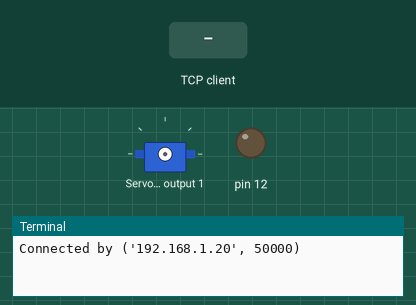
The program below on a simulated Raspberry Pi (header pin numbers). On the bench: servo, output pins drawn as LEDs (lit = HIGH), the last lines printed to the terminal. Inputs (shaded band) come from the test bench. One TCP client connects 1 s after the port opens and stays connected; servo angles are drawn from the pulse width (0.5 ms = 0°, 2.5 ms = 180°).

Above: at 1.2 s.
1.3 s: the TCP client sends "up"
At 1.8 s:
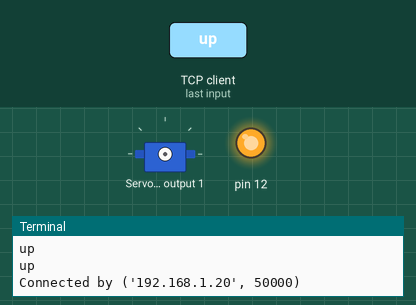
2.8 s: the TCP client sends "stop"
4.3 s: the TCP client sends "max"
At 5.3 s:
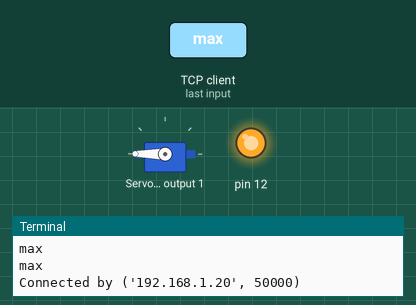
Timing chart, 0 to 7.3 s (numbered marks = the images above; inputs shaded):
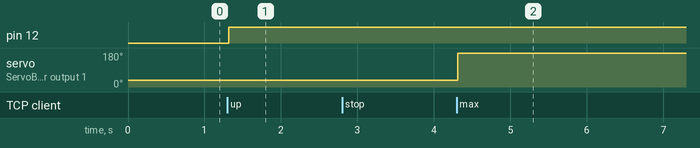

The program:

raspberryServer.py
```python
__author__ = 'ivanbahdanau'

import RPi.GPIO as gpio
import os
import socket

gpio.setmode(gpio.BOARD)
gpio.setup(12,gpio.OUT)
gpio.output(12,False)

HOST = ''                 # Symbolic name meaning the local host
PORT = 50007              # Arbitrary non-privileged port
s = socket.socket(socket.AF_INET, socket.SOCK_STREAM)
s.bind((HOST, PORT))
s.listen(1)
conn, addr = s.accept()

while 1:
    print 'Connected by', addr
    data = conn.recv(1024)
    print data
    if not data:
        break
    if data:
        if data == 'up':
            os.system('echo 1=+10 > /dev/servoblaster')
        if data == 'down':
            os.system('echo 1=-10 > /dev/servoblaster')
        if data == 'stop':
            os.system('echo 1=20% > /dev/servoblaster')
        if data == 'max':
            os.system('echo 1=100% > /dev/servoblaster')
        print data
        gpio.output(12, True)
    else:
        gpio.output(12, False)
conn.close()
```

Measured:
- after the input at 1.3 s, pin 12: LOW → HIGH at once
- after the input at 4.3 s, servo on ServoBlaster output 1: 36° → 180° at once
